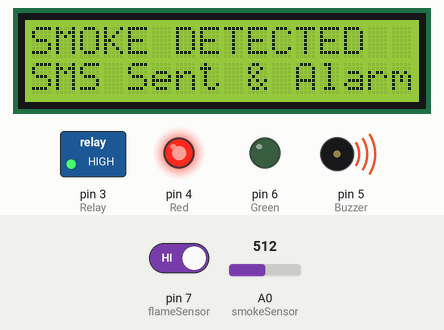
A sketch run on a simulated Arduino Uno, built with avr-gcc and run on an emulated ATmega328P. Parts: 16×2 character LCD, switched loads named in the sketch (green lamp = pin HIGH), output pins drawn as LEDs (lit = HIGH), buzzer (waves = sounding, pin HIGH). Inputs (shaded band) come from the test bench; at power-on: pin 7 (flameSensor) HIGH, A0 (smokeSensor) = 512. What the sketch prints to the serial monitor is not drawn.

Above: at 12.9 s.
13.0 s: pin 7 (flameSensor) driven LOW
At 19.8 s:
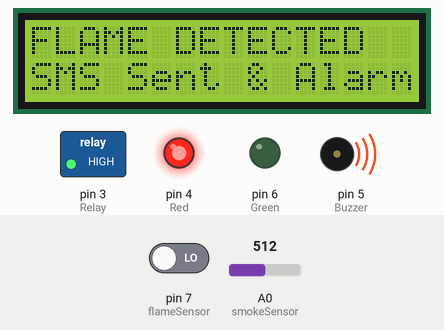
19.9 s: pin 7 (flameSensor) driven HIGH
At 25.0 s:
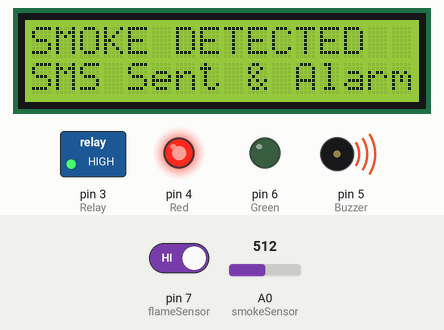
26.8 s: A0 (smokeSensor) set to 413
30.2 s: A0 (smokeSensor) set to 386
At 32.0 s:
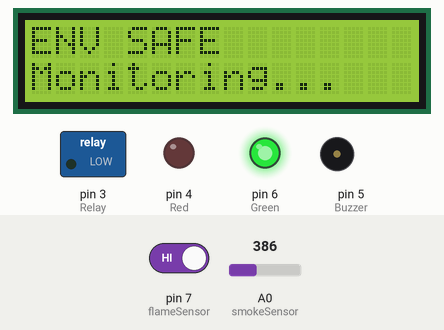
37.1 s: A0 (smokeSensor) set to 410
At 42.4 s:
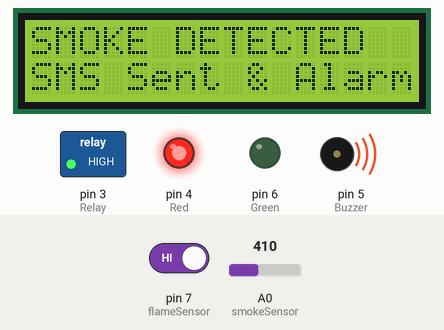
Timing chart, 0 to 43.9 s (numbered marks = the images above; inputs shaded):
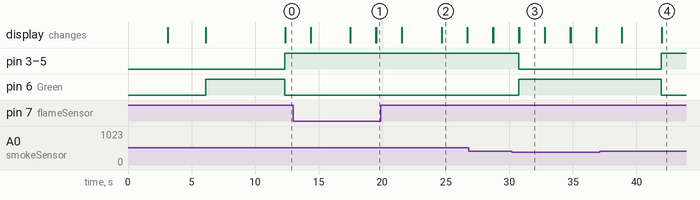

Measured:
- the behaviour switches between 401 and 400 on A0 (smokeSensor) (found by bisection; images 2 and 3)
- after the input at 30.2 s, pin 3 (Relay), pin 4 (Red), pin 5 (Buzzer): HIGH → LOW after 0.54 s; pin 6 (Green): LOW → HIGH after 0.54 s; the display: first differs from a run without the input after 0.57 s (image 3)
- after the input at 37.1 s, pin 3 (Relay), pin 4 (Red), pin 5 (Buzzer): LOW → HIGH after 4.9 s; pin 6 (Green): HIGH → LOW after 4.9 s
- what the display in image 2 shows lasts 2.0 s, from 24.7 s to 26.7 s

The sketch:

Arduino_Flame_Smoke_Sensor_GSM.ino
```cpp
#include <LiquidCrystal_I2C.h>
#include <Wire.h>

LiquidCrystal_I2C lcd(0x27, 16, 2);

int flameSensor = 7;
int smokeSensor = A0;
int smokeThreshold = 400;

int Red = 4;
int Green = 6;
int Buzzer = 5;
int Relay = 3;

bool flameAlertSent = false;
bool smokeAlertSent = false;
bool systemStartSent = false;

void setup() {
  Serial.begin(9600);
  lcd.init();
  lcd.backlight();

  pinMode(flameSensor, INPUT);
  pinMode(Red, OUTPUT);
  pinMode(Green, OUTPUT);
  pinMode(Buzzer, OUTPUT);
  pinMode(Relay, OUTPUT);

  lcd.print("   WELCOME TO");
  lcd.setCursor(0, 1);
  lcd.print(" JSUTDOELECTRONIC");
  delay(3000);
  lcd.clear();

  lcd.print(" Flame & Smoke ");
  lcd.setCursor(0, 1);
  lcd.print(" Detection Sys ");
  delay(3000);
  lcd.clear();

  digitalWrite(Red, LOW);
  digitalWrite(Green, HIGH);
  digitalWrite(Buzzer, LOW);
  digitalWrite(Relay, LOW);

  if (!systemStartSent) {
    SendSystemStartSMS();
    systemStartSent = true;
  }
}

void loop() {
  int flameState = digitalRead(flameSensor);
  int smokeLevel = analogRead(smokeSensor);

  bool flameDetected = (flameState == LOW);
  bool smokeDetected = (smokeLevel > smokeThreshold);

  Serial.print("Flame: ");
  Serial.print(flameState);
  Serial.print(", Smoke Level: ");
  Serial.println(smokeLevel);

  if (flameDetected) {
    if (!flameAlertSent) {
      SendFlameAlertSMS();
      flameAlertSent = true;
      smokeAlertSent = false;  // Reset to allow smoke alerts later
    }
    ActivateAlarm();
    lcdStatus("FLAME DETECTED", "SMS Sent & Alarm");
  } else if (smokeDetected) {
    if (!smokeAlertSent) {
      SendSmokeAlertSMS();
      smokeAlertSent = true;
      flameAlertSent = false;  // Reset for flame alerts later
    }
    ActivateAlarm();
    lcdStatus("SMOKE DETECTED", "SMS Sent & Alarm");
  } else {
    flameAlertSent = false;
    smokeAlertSent = false;
    DeactivateAlarm();
    lcdStatus("ENV SAFE", "Monitoring...");
  }

  delay(2000);
  lcd.clear();
}

void ActivateAlarm() {
  digitalWrite(Red, HIGH);
  digitalWrite(Green, LOW);
  digitalWrite(Buzzer, HIGH);
  digitalWrite(Relay, HIGH);
}

void DeactivateAlarm() {
  digitalWrite(Red, LOW);
  digitalWrite(Green, HIGH);
  digitalWrite(Buzzer, LOW);
  digitalWrite(Relay, LOW);
}

void lcdStatus(const char* line1, const char* line2) {
  lcd.clear();
  lcd.setCursor(0, 0);
  lcd.print(line1);
  lcd.setCursor(0, 1);
  lcd.print(line2);
}

void SendSystemStartSMS() {
  Serial.println("AT+CMGF=1");
  delay(1000);
  Serial.println("AT+CMGS=\"+9188305848xx\"\r");
  delay(1000);
  Serial.println("Flame & Smoke Detector System ON. Monitoring started.");
  delay(100);
  Serial.write((char)26);
  delay(1000);
}

void SendFlameAlertSMS() {
  Serial.println("AT+CMGF=1");
  delay(1000);
  Serial.println("AT+CMGS=\"+9188305848xx\"\r");
  delay(1000);
  Serial.println("Fire detected! Evacuate immediately!");
  delay(100);
  Serial.write((char)26);
  delay(1000);
}

void SendSmokeAlertSMS() {
  Serial.println("AT+CMGF=1");
  delay(1000);
  Serial.println("AT+CMGS=\"+9188305848xx\"\r");
  delay(1000);
  Serial.println("Smoke detected! Evacuate immediately!");
  delay(100);
  Serial.write((char)26);
  delay(1000);
}
```
